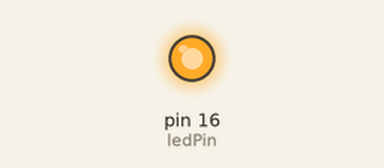
This sketch was run on a simulated Arduino Uno, built with avr-gcc and run on an emulated ATmega328P. Parts: output pins drawn as LEDs (lit = HIGH). Random numbers use the default seed unless the sketch sets one.

Above: at 0.95 s.
At 38.05 s:
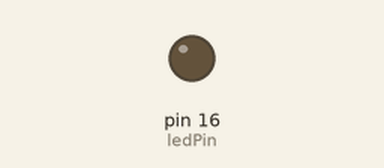
Timing chart, 0 to 40.0 s (numbered marks = the images above):
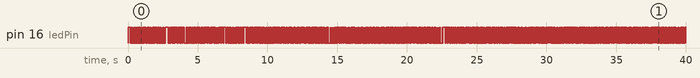

The sketch:

random_pwm.ino
```cpp
/**
 * I've chosen to use standard integer types to illustrate the bounds of PWM.
 * These standard integer types make it clearer exactly how many bits you're using.
 *
 * For example:
 *    "uint8_t" is an unsigned eight bit integer (from 0 to 255)
 *    "uint32_t" is an unsigned thirty-two bit integer (from 0 to 4,294,967,295)
 *
 * In normal C code, we could use "#include <stdint.h>" to get the same effect.
 */

const uint8_t ledPin = 16;  // GPIO 16 for LED
const uint32_t delayAmount = 15;

void setup() {
  pinMode(ledPin, OUTPUT);
  randomSeed(analogRead(0));  // seed random number
}

void loop() {
  long value = random(0, 255);
  analogWrite(ledPin, value);  // writes a random value
  delay(delayAmount);
}
```
